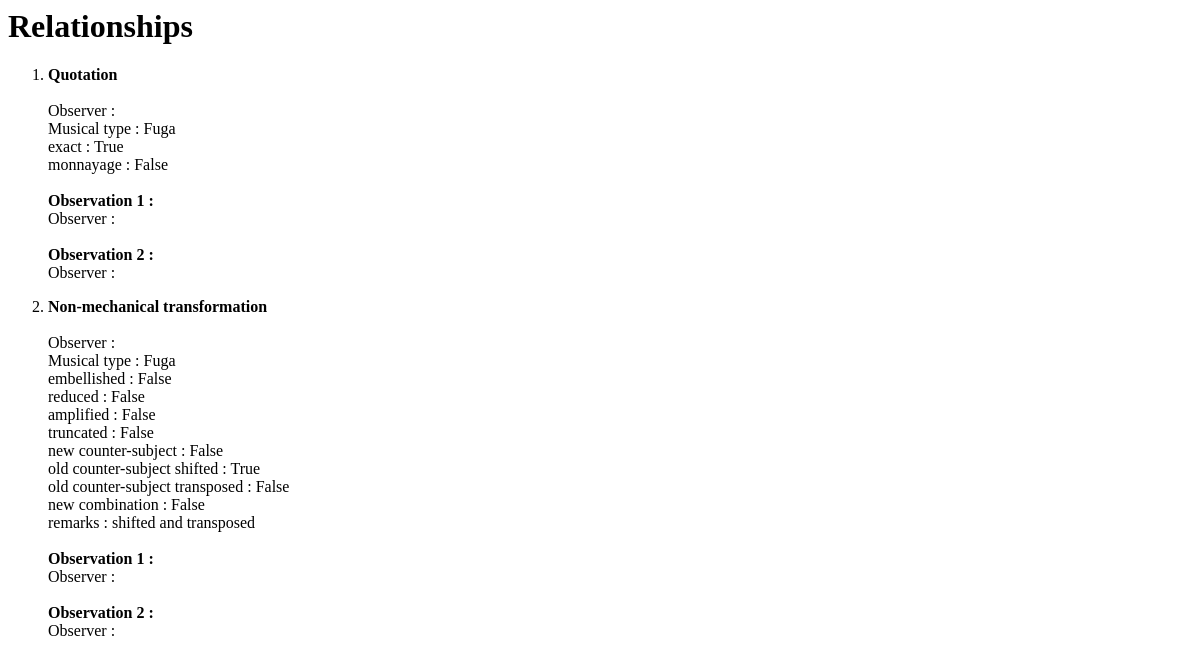
Before: /relationships/ with the older database file.
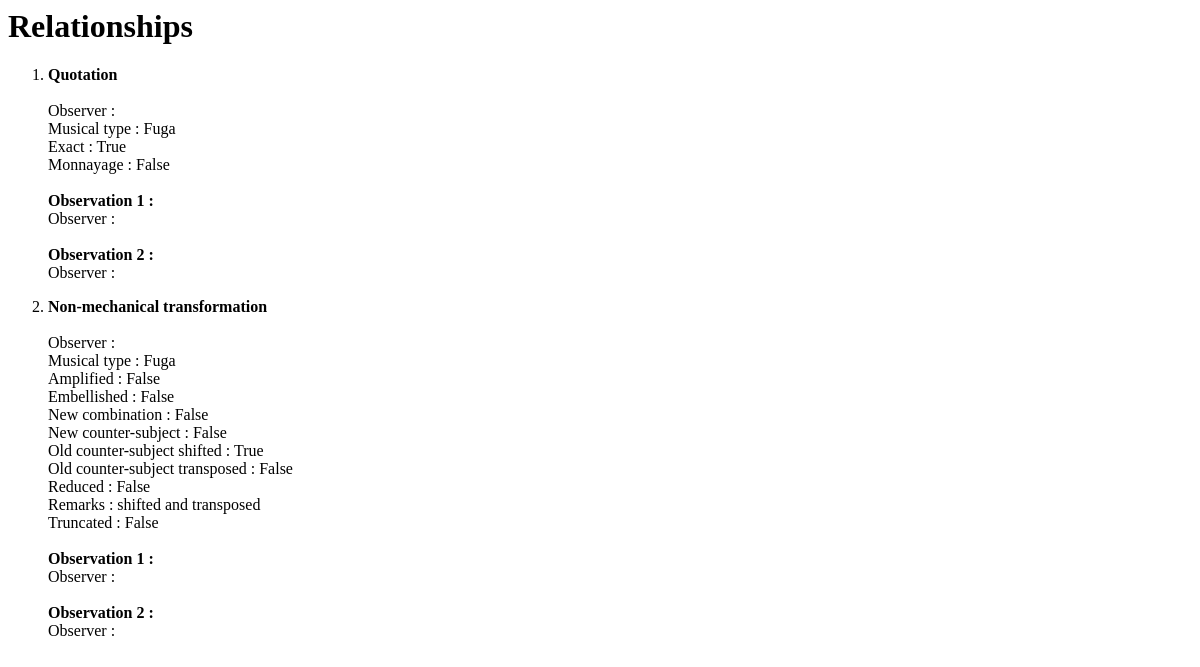
After: the same page with the newer database file.
### crim/models/relationship.py (models this page shows, shortened)
class CRIMRelationship(models.Model):
    class Meta:
        app_label = 'crim'
        verbose_name = 'Relationship'
        verbose_name_plural = 'Relationships'
    model_observation = models.ForeignKey(
        'CRIMObservation',
        on_delete=models.CASCADE,
        db_index=True,
        related_name='observations_as_model',
        null=True
    )
    derivative_observation = models.ForeignKey(
        'CRIMObservation',
        on_delete=models.CASCADE,
        db_index=True,
        related_name='observations_as_derivative',
        null=True
    )
    observer = models.CharField(max_length=128, blank=True)
    musical_type = models.CharField(max_length=128, blank=True)
    relationship_type = models.CharField(max_length=128, blank=True)
    details = JSONField(null=True)

### crim/views/relationship.py (the view, shortened to what this page needs)
# urls.py: path('relationships/', RelationshipList.as_view(), name='crimrelationship-list'),
class RelationshipList(APIView):
    renderer_classes = [TemplateHTMLRenderer]
    template_name = 'relationship_list.html'
    def get(self, request, format=None):
        relationships = CRIMRelationship.objects.all()
        return Response({'relationships': relationships}, template_name='relationship_list.html')

### crim/templates/relationship_list.html (shortened to what this page needs)
<html><body>
    <h1>Relationships</h1>
    <ol>
        {% for relationship in relationships %}
            <p><li><b>{{ relationship.relationship_type }}</b></li>
            <br>Observer : {{ relationship.observer }}
            <br>Musical type : {{ relationship.musical_type }}
            {% for key, value in relationship.details.items %}
                <br>{{ key }} : {{ value }}
            {% endfor %}
            <br><br><b>Observation 1 : {{ relationship.model_observation.musical_type }}</b>
            <br>Observer : {{ relationship.model_observation.observer }}
            <br><br><b>Observation 2 : {{ relationship.derivative_observation.musical_type }}</b>
            <br>Observer : {{ relationship.derivative_observation.observer }}
            </p>
        {% endfor %}
    </ol>
</body></html>

Changed rows visible on the page:
changed CRIMRelationship "Quotation": key "exact" → "Exact"; key "monnayage" → "Monnayage"
changed CRIMRelationship "Non-mechanical transformation": key "amplified" → "Amplified"; key "embellished" → "Embellished"; key "new combination" → "New combination"; key "new counter-subject" → "New counter-subject"; key "old counter-subject shifted" → "Old counter-subject shifted"; key "old counter-subject transposed" → "Old counter-subject transposed"; key "reduced" → "Reduced"; key "remarks" → "Remarks"; key "truncated" → "Truncated"
